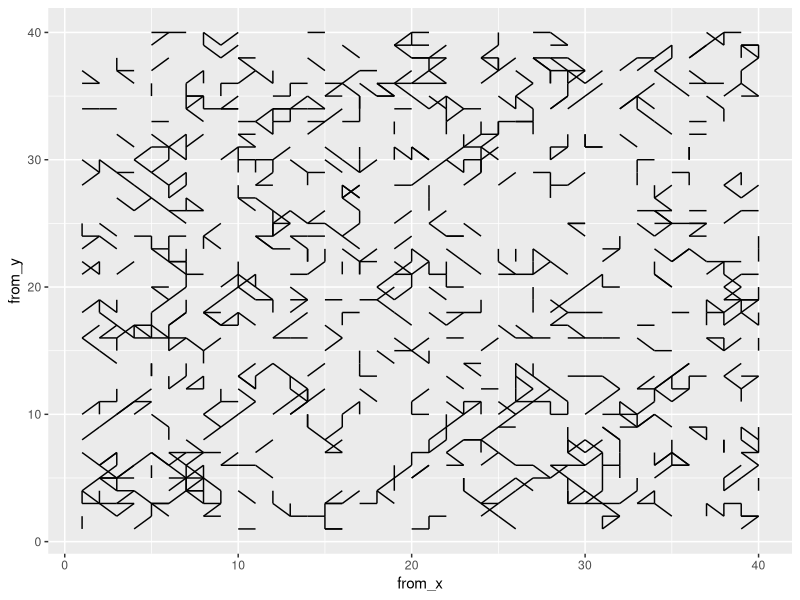
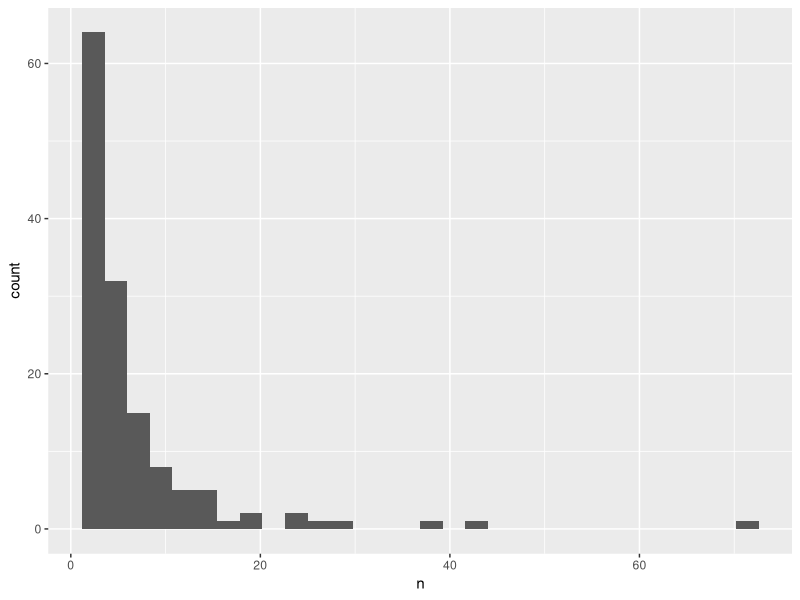
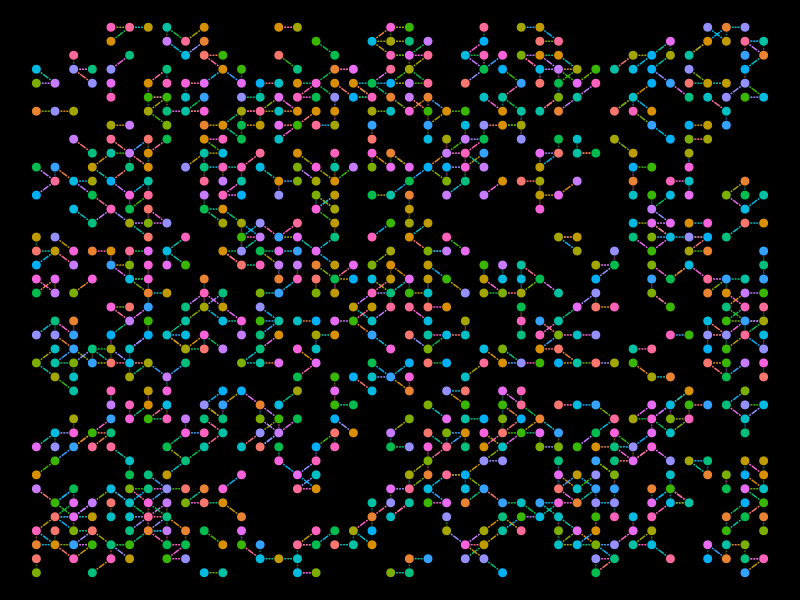

These charts were generated, in order, by the following R code:
library(tidyverse)
library(igraph)
library(viridis)

# https://stackoverflow.com/questions/29586219/r-dplyr-rename-column-name-by-position-instead-of-name

set.seed(13)

all_options <-
    expand.grid(1:40, 1:40) %>%
    setNames(., c('x', 'y')) %>%
    sample_frac(.7)

df <-
    dist(all_options) %>%
    as.matrix() %>%
    as.data.frame() %>%
    rownames_to_column() %>%
    rename('from' = !!names(.[1])) %>%
    gather('to', 'dist', -from) %>%
    dplyr::as_data_frame() %>%
    filter(dist > 0 & dist < 2) %>%
    sample_frac(.15) %>%
    left_join(
        all_options %>%
            rownames_to_column() %>%
            rename(from_x = x,
                   from_y = y),
        by = c('from' = 'rowname')
    ) %>%
    left_join(
        all_options %>%
            rownames_to_column() %>%
            rename(to_x = x,
                   to_y = y),
        by = c('to' = 'rowname')
    )

df %>%
    ggplot() +
    geom_segment(aes(x = from_x,
                     y = from_y,
                     xend = to_x,
                     yend = to_y))

g <-
    graph_from_data_frame(df[, 1:2],
                          directed = FALSE)

components_ls <-
    components(g)

components_df <-
    components_ls$membership %>%
    as.data.frame() %>%
    rownames_to_column() %>%
    setNames(., c('node', 'component'))

components_df %>%
    group_by(component) %>%
    count() %>%
    arrange(desc(n)) %>%
    ggplot(aes(x = n)) +
    geom_histogram()

df <-
    df %>%
    left_join(components_df, by = c('from' = 'node'))

df_unique <-
    bind_rows(
        df %>%
            rename(node = from, x = from_x, y = from_y) %>%
            select(node, x, y),
        df %>%
            rename(node = to, x = to_x, y = to_y) %>%
            select(node, x, y)
    ) %>%
    distinct()


colors_vec <-
    viridis(n = 20, option = 'D')

set.seed(13)
df$edge_col <-
    sample(colors_vec, nrow(df), replace = TRUE)

set.seed(10)
df_unique$node_col <-
    sample(colors_vec, nrow(df_unique), replace = TRUE)

png('network_drawing.png', width = 800, height = 800)

df %>%
    ggplot() +
    geom_segment(aes(x = from_x,
                     y = from_y,
                     xend = to_x,
                     yend = to_y,
                     col = edge_col)) +
    # geom_point(data = df_unique,
    #            aes(x = x, y = y, col = node),
    #            size = 1) +
    geom_point(data = df_unique,
               aes(x = x, y = y),
               col = 'black', pch = 21, size = 5) +
    geom_point(data = df_unique,
               aes(x = x, y = y, fill = node_col),
               pch = 21, size = 3) +
    theme_void() +
    theme(legend.position = 'none',
          plot.background =
              element_rect(
                  fill = 'black',
                  color = 'black'))

dev.off()